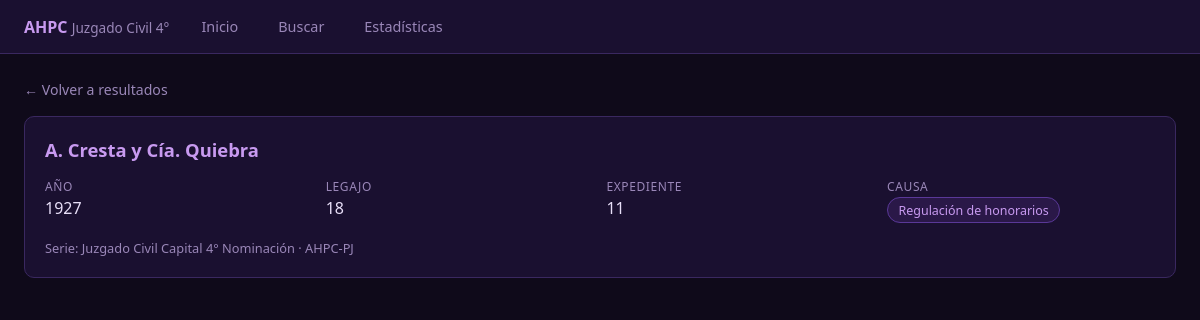
/detalle/1, run on the app's committed database.
### tables this page shows
CREATE TABLE registros (
    id INTEGER PRIMARY KEY AUTOINCREMENT,
    anio INTEGER,
    legajo TEXT,
    expediente TEXT,
    partes TEXT,
    causa TEXT
);

### app.py (the view)
@app.route('/detalle/<int:rid>')
def detalle(rid):
    rows = query("SELECT * FROM registros WHERE id = ?", (rid,))
    if not rows:
        return "Registro no encontrado", 404
    reg = dict(rows[0])
    apellido = reg['partes'].split(',')[0].strip() if reg['partes'] else ''
    otros_partes = []
    if apellido:
        otros_partes = query("""SELECT id, anio, legajo, expediente, partes, causa
                                FROM registros WHERE partes LIKE ? AND id != ?
                                ORDER BY partes ASC, anio ASC LIMIT 50""",
                             (f"{apellido}%", rid))
    return render_template('detalle.html', reg=reg,
                           otros_partes=[dict(r) for r in otros_partes],
                           apellido=apellido)

### app.py (called while the page is built)
def get_db():
    conn = sqlite3.connect(DB_PATH)
    conn.row_factory = sqlite3.Row
    return conn

def query(sql, params=()):
    conn = get_db()
    cur = conn.cursor()
    cur.execute(sql, params)
    rows = cur.fetchall()
    conn.close()
    return rows

### templates/detalle.html (shortened to what this page needs)
{% extends "base.html" %}
{% block body %}
<div class="container">
  <div style="margin-bottom:1rem">
    <a href="/buscar" style="color:var(--muted);font-size:.88rem">← Volver a resultados</a>
  </div>
  <div class="card" style="margin-bottom:1.2rem">
    <div style="font-size:1.15rem;font-weight:700;color:var(--accent2);margin-bottom:1rem">
      {{ reg.partes or '—' }}
    </div>
    <div class="detail-grid">
      <div class="detail-item"><div class="key">Año</div><div class="val">{{ reg.anio or '—' }}</div></div>
      <div class="detail-item"><div class="key">Legajo</div><div class="val">{{ reg.legajo or '—' }}</div></div>
      <div class="detail-item"><div class="key">Expediente</div><div class="val">{{ reg.expediente or '—' }}</div></div>
      <div class="detail-item">
        <div class="key">Causa</div>
        <div class="val">
          <a href="/causa/{{ reg.causa|urlencode }}" class="badge badge-causa">{{ reg.causa or '—' }}</a>
        </div>
      </div>
    </div>
    <div style="margin-top:1rem;font-size:.8rem;color:var(--muted)">
      Serie: Juzgado Civil Capital 4° Nominación · AHPC-PJ
    </div>
  </div>
</div>
{% endblock %}

### templates/base.html (style rules this page uses)
:root { --bg:#0f0a1a; --surface:#1a1030; --surface2:#251840; --accent:#9b59d0; --accent2:#c89af0; --accent3:#6c3a9e; --text:#e8dff8; --muted:#9a87b8; --border:#3a2860; --row1:#fff; --row2:#f5f0ff; }
* { box-sizing:border-box;margin:0;padding:0 }
body { background:var(--bg);color:var(--text);font-family:'Segoe UI',sans-serif;min-height:100vh }
a { color:var(--accent2);text-decoration:none }
.container { max-width:1200px;margin:0 auto;padding:1.5rem }
.card { background:var(--surface);border:1px solid var(--border);border-radius:10px;padding:1.25rem }
.badge { display:inline-block;background:var(--surface2);border:1px solid var(--border);color:var(--muted);border-radius:20px;padding:.2rem .65rem;font-size:.78rem }
.badge-causa { background:#2a1848;border-color:#5a3898;color:var(--accent2) }
.detail-grid { display:grid;grid-template-columns:repeat(auto-fit,minmax(160px,1fr));gap:.8rem;margin-bottom:1rem }
.detail-item .key { font-size:.75rem;color:var(--muted);text-transform:uppercase;letter-spacing:.05em }
.detail-item .val { font-size:1rem;color:var(--text);margin-top:.15rem }

### data on the page
registros: partes "A. Cresta y Cía. Quiebra", anio "1927", legajo "18", expediente "11", causa "Regulación de honorarios"
